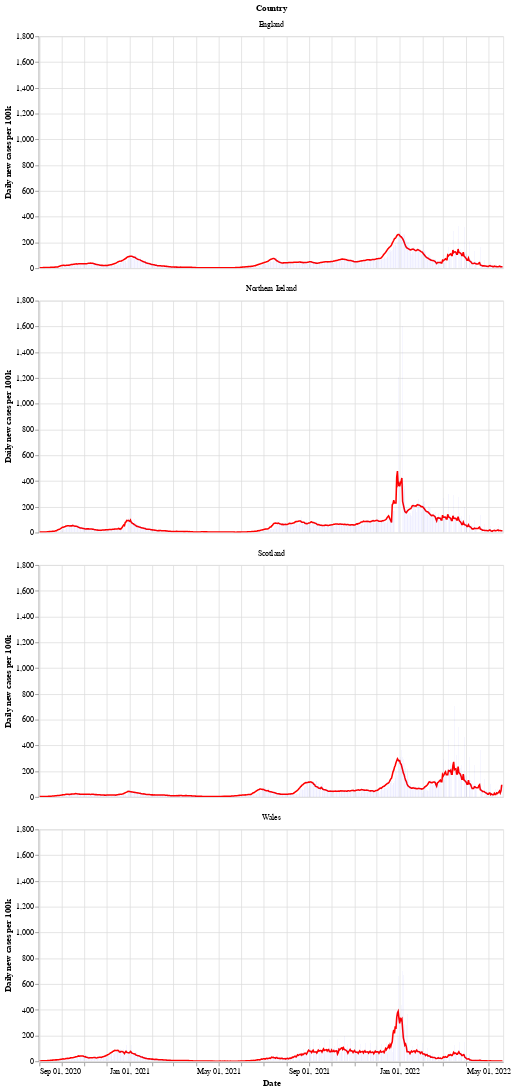

Write notebook code for a chart like this one.
### Markdown cell above
Next is a bar chart of the number of new cases in each country (per 100k population), with the 7 day moving average of cases. Again we see that Wales saw a longer period of raising and falling cases compared to the other countries.

After a period of cases falling, each nation is now seeing a rise in the number of cases - especially in Wales.

### Code cell
# collapse
bars = alt.Chart(uk_cases).mark_bar().encode(
    x=alt.X("yearmonthdate(date):T", axis=alt.Axis(title='Date')),
    y=alt.Y("newCasesRate:Q", axis=alt.Axis(title='Daily new cases per 100k')),
    tooltip='newCasesRate',
    color=alt.condition(
        alt.datum.dailyChange > 0,
        alt.value("orange"),  # The positive color
        alt.value("blue")  # The negative color
    )
).properties(title='New cases per 100k population with rolling 7 day average', width=600).interactive()
line = alt.Chart(uk_cases).mark_line(
    color='red',
    size=2,
).transform_window(
    rolling_mean='mean(newCasesRate)',
    frame=[0, 7],
    groupby=['areaName']
).encode(
    x='yearmonthdate(date):T',
    y='rolling_mean:Q'
)
alt.layer(line, bars, data=uk_cases).facet(alt.Row('areaName', title='Country'), columns=1)

### Figure 1 — Vega-Lite specification as saved in the notebook (floating-point values rounded to 4 significant figures; data arrays with more than 128 entries replaced by an {"elided": "..."} marker saying what was removed)
{"config": {"view": {"continuousWidth": 400, "continuousHeight": 300}}, "data": {"name": "data-90df2a63cfc439ba6540d341a23f5344"}, "facet": {"type": "nominal", "field": "areaName", "title": "Country"}, "spec": {"layer": [{"mark": {"type": "line", "color": "red", "size": 2}, "encoding": {"x": {"type": "temporal", "field": "date", "timeUnit": "yearmonthdate"}, "y": {"type": "quantitative", "field": "rolling_mean"}}, "transform": [{"window": [{"op": "mean", "field": "newCasesRate", "as": "rolling_mean"}], "frame": [0, 7], "groupby": ["areaName"]}]}, {"mark": "bar", "encoding": {"color": {"condition": {"value": "orange", "test": "(datum.dailyChange > 0)"}, "value": "blue"}, "tooltip": {"type": "quantitative", "field": "newCasesRate"}, "x": {"type": "temporal", "axis": {"title": "Date"}, "field": "date", "timeUnit": "yearmonthdate"}, "y": {"type": "quantitative", "axis": {"title": "Daily new cases per 100k"}, "field": "newCasesRate"}}, "selection": {"selector002": {"type": "interval", "bind": "scales", "encodings": ["x", "y"]}}, "title": "New cases per 100k population with rolling 7 day average", "width": 600}]}, "columns": 1, "$schema": "https://vega.github.io/schema/vega-lite/v4.8.1.json", "datasets": {"data-90df2a63cfc439ba6540d341a23f5344": {"elided": "2507 records"}}}
